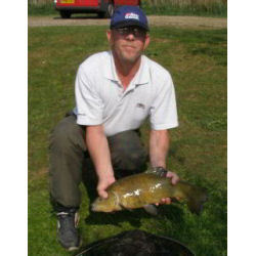
#> input picture CNNDetection-master/examples/realfakedir/0_real/real.png, 256 x 256 px, found by its file name; its folder holds only this picture in this run
$ jupyter execute --allow-errors FFT.ipynb
#> lines starting #> are read from the running program, lines starting #| are printed output that depends on the picture
#> further down, img is the input picture: PIL image 256x256 RGB; mean R, G, B 130.8, 128.3, 105.9
#> `im = deepcopy(img[16:240,16:240,:])`:
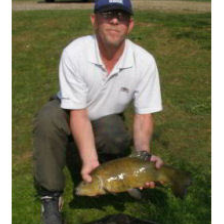
#> im: shape (224, 224, 3); mean R, G, B 118, 114.8, 88.4
#> the loop `for i in range(3):` made 3 passes
#> pass 1, `img = im[:,:,i]`:
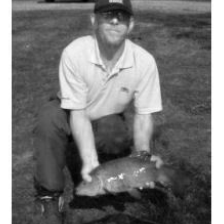
#> img: shape (224, 224) float32; min 0, max 1, mean 0.463
#> pass 1, `fft_img = np.log(np.abs(fft_img)+1e-3)`:
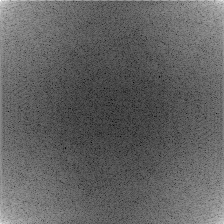
#> fft_img: shape (224, 224) float64; min -5.04, max 10.05, mean 0.809; drawn with min black and max white
#> after the loop `for i in range(3):`:
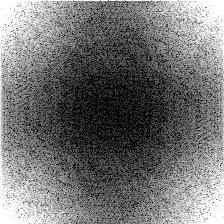
#> fft_img: shape (224, 224) float64; min -1, max 1, mean -0.0904; drawn with min black and max white
#> after the loop `for i in range(3):`:
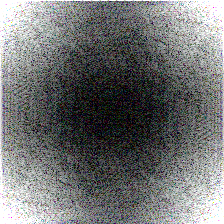
#> im: shape (224, 224, 3) float32; mean R, G, B -0.102, -0.0902, -0.0904; drawn with min black and max white
#> `img = Image.fromarray(np.uint8(im[0]))`:
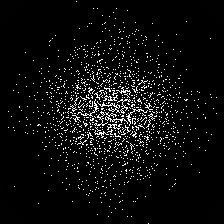
#> img: PIL image 224x224 L; min 0, max 255, mean 12.8
#> the loop `for i in range(3):` made 3 passes
#> pass 2, `img = im[:,:,i]`:
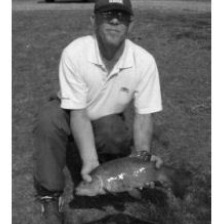
#> img: shape (224, 224) float32; min 0.0118, max 1, mean 0.45
#> pass 2, `fft_img = np.log(np.abs(fft_img)+1e-3)`:
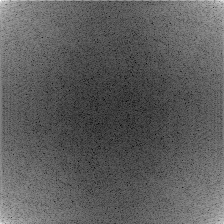
#> fft_img: shape (224, 224) float64; min -4.59, max 10.03, mean 0.785; drawn with min black and max white
#> the loop `for i in range(3):` made 3 passes
#> pass 3, `img = im[:,:,i]`:
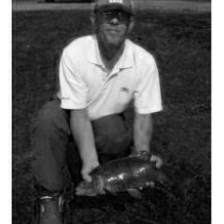
#> img: shape (224, 224) float32; min 0, max 1, mean 0.347
#> pass 3, `fft_img = np.log(np.abs(fft_img)+1e-3)`:
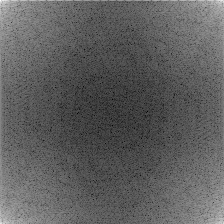
#> fft_img: shape (224, 224) float64; min -4.53, max 9.76, mean 0.815; drawn with min black and max white
[cell 1]
import numpy as np
from PIL import Image
from copy import deepcopy
import os

#> (a cell that did not finish here is left out)

[cell 3]
test_categories = ['airplane','bicycle','bird','boat','bottle','bus','car','cat','chair','cow','diningtable','dog','horse','motorbike','person','pottedplant','sheep','sofa','train','tvmonitor']
labels = ['0_real', '1_fake']

#> (the rest of this cell did not finish here and is left out)

[cell 4]
# test_gans = ['deepfake','stargan','whichfaceisreal']
test_gans = ['san']
labels = ['0_real', '1_fake']

#> (the rest of this cell did not finish here and is left out)

[cell 5]
test_categories = ['apple','horse','orange','summer','winter','zebra']
labels = ['0_real', '1_fake']

#> (the rest of this cell did not finish here and is left out)

[cell 6]
test_categories = ['bedroom', 'car','cat']
labels = ['0_real', '1_fake']

#> (the rest of this cell did not finish here and is left out)

[cell 7]
test_categories = ['car','cat','church','horse']
labels = ['0_real', '1_fake']

#> (the rest of this cell did not finish here and is left out)
